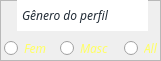
      <widget class="QFrame" name="frame_20">
       <property name="geometry">
        <rect>
         <x>300</x>
         <y>170</y>
         <width>161</width>
         <height>61</height>
        </rect>
       </property>
       <property name="frameShape">
        <enum>QFrame::StyledPanel</enum>
       </property>
       <property name="frameShadow">
        <enum>QFrame::Raised</enum>
       </property>
       <widget class="QLabel" name="label_21">
        <property name="geometry">
         <rect>
          <x>17</x>
          <y>0</y>
          <width>131</width>
          <height>31</height>
         </rect>
        </property>
        <property name="font">
         <font>
          <family>Cocogoose Pro</family>
          <pointsize>9</pointsize>
          <italic>true</italic>
         </font>
        </property>
        <property name="styleSheet">
         <string notr="true">color: rgb(35,45,55);
background-color: rgb(255, 255, 255);</string>
        </property>
        <property name="text">
         <string>Gênero do perfil</string>
        </property>
        <property name="indent">
         <number>5</number>
        </property>
       </widget>
       <widget class="QRadioButton" name="radGenMasc_2">
        <property name="geometry">
         <rect>
          <x>60</x>
          <y>40</y>
          <width>61</width>
          <height>16</height>
         </rect>
        </property>
        <property name="font">
         <font>
          <family>Cocogoose Pro</family>
          <pointsize>9</pointsize>
          <italic>true</italic>
          <underline>false</underline>
          <stylestrategy>PreferDefault</stylestrategy>
         </font>
        </property>
        <property name="layoutDirection">
         <enum>Qt::LeftToRight</enum>
        </property>
        <property name="autoFillBackground">
         <bool>false</bool>
        </property>
        <property name="styleSheet">
         <string notr="true">color: rgb(255, 255, 100);</string>
        </property>
        <property name="text">
         <string comment="10">Masc</string>
        </property>
       </widget>
       <widget class="QRadioButton" name="radGenFem_2">
        <property name="geometry">
         <rect>
          <x>4</x>
          <y>40</y>
          <width>51</width>
          <height>16</height>
         </rect>
        </property>
        <property name="font">
         <font>
          <family>Cocogoose Pro</family>
          <pointsize>9</pointsize>
          <italic>true</italic>
          <underline>false</underline>
          <stylestrategy>PreferDefault</stylestrategy>
         </font>
        </property>
        <property name="layoutDirection">
         <enum>Qt::LeftToRight</enum>
        </property>
        <property name="autoFillBackground">
         <bool>false</bool>
        </property>
        <property name="styleSheet">
         <string notr="true">color: rgb(255, 255, 100);</string>
        </property>
        <property name="text">
         <string comment="0">Fem</string>
        </property>
       </widget>
       <widget class="QRadioButton" name="radGenAll_2">
        <property name="geometry">
         <rect>
          <x>124</x>
          <y>40</y>
          <width>51</width>
          <height>16</height>
         </rect>
        </property>
        <property name="font">
         <font>
          <family>Cocogoose Pro</family>
          <pointsize>9</pointsize>
          <italic>true</italic>
          <underline>false</underline>
          <stylestrategy>PreferDefault</stylestrategy>
         </font>
        </property>
        <property name="layoutDirection">
         <enum>Qt::LeftToRight</enum>
        </property>
        <property name="autoFillBackground">
         <bool>false</bool>
        </property>
        <property name="styleSheet">
         <string notr="true">color: rgb(255, 255, 100);</string>
        </property>
        <property name="text">
         <string>All</string>
        </property>
       </widget>
      </widget>
